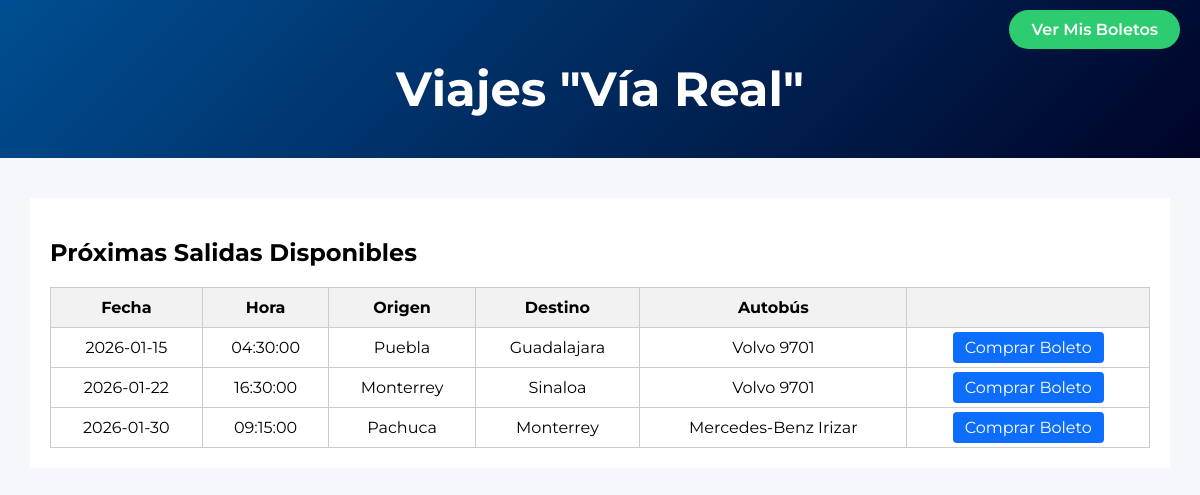
The page /Via-real/index.php on the database its author committed.
### tables this page shows
CREATE TABLE `Viaje` (
  `id_viaje` int(11) NOT NULL,
  `Origen` varchar(100) NOT NULL,
  `Destino` varchar(100) NOT NULL,
  `FechaSalida` date NOT NULL,
  `HoraSalida` time NOT NULL,
  `Conductor_INE` varchar(18) NOT NULL,
  `Autobus_Placa` varchar(10) NOT NULL
);

CREATE TABLE `Autobus` (
  `Placa` varchar(10) NOT NULL,
  `Modelo` varchar(50) DEFAULT NULL,
  `Capacidad` tinyint(3) UNSIGNED NOT NULL
);

### Via-real/index.php (the view, shortened to what this page needs)
<?php
require 'conexion.php';
$proximos_viajes = [];
try {
    $sql_proximos = "SELECT V.*, A.Modelo
                     FROM Viaje V
                     JOIN Autobus A ON V.Autobus_Placa = A.Placa
                     WHERE V.FechaSalida >= CURDATE()
                     ORDER BY V.FechaSalida ASC, V.HoraSalida ASC
                     LIMIT 50";
    if (class_exists('R')) {
        $proximos_viajes = R::getAll($sql_proximos);
    } else {
        $stmt = $conexion->query($sql_proximos);
        $proximos_viajes = $stmt->fetchAll(PDO::FETCH_ASSOC);
    }
} catch(Exception $e) {}
?>
<!DOCTYPE html>
<html lang="es">
<head>
</head>
<body>
    <header class="header-titulo">
        <div class="header-actions">
            <a href="misBoletos.php" class="btn-mis-boletos">Ver Mis Boletos</a>
        </div>
        <div class="contenido-header">
            <h1>Viajes "Vía Real"</h1>
        </div>
    </header>
    <div class="container">
        <h2>Próximas Salidas Disponibles</h2>
        <?php if (!empty($proximos_viajes)): ?>
            <table>
                <thead>
                    <tr>
                        <th>Fecha</th>
                        <th>Hora</th>
                        <th>Origen</th>
                        <th>Destino</th>
                        <th>Autobús</th>
                        <th></th>
                    </tr>
                </thead>
                <tbody>
                    <?php foreach ($proximos_viajes as $v): ?>
                        <tr>
                            <td><?= htmlspecialchars($v['FechaSalida']) ?></td>
                            <td><?= htmlspecialchars($v['HoraSalida']) ?></td>
                            <td><?= htmlspecialchars($v['Origen']) ?></td>
                            <td><?= htmlspecialchars($v['Destino']) ?></td>
                            <td><?= htmlspecialchars($v['Modelo']) ?></td>
                            <td>
                                <a href="asientos.php?id_viaje=<?= $v['id_viaje'] ?>" class="btn">
                                    Comprar Boleto
                                </a>
                            </td>
                        </tr>
                    <?php endforeach; ?>
                </tbody>
            </table>
        <?php else: ?>
            <p style="text-align:center;">No hay viajes programados.</p>
        <?php endif; ?>
    </div>
</body>
</html>

### Via-real/index.php (style rules this page uses)
body { margin: 0; font-family: 'Montserrat', sans-serif; background-color: #f5f7fa; }
.header-titulo { position: relative; text-align: center; padding: 60px 20px 40px; background: linear-gradient(135deg, #004e92, #000428); color: white; }
.contenido-header h1 { margin: 0; font-size: 3rem; font-weight: 700; }
.header-actions { position: absolute; top: 20px; right: 20px; }
.btn-mis-boletos { background-color: #2ecc71; color: white; padding: 10px 22px; border-radius: 50px; text-decoration: none; font-weight: 600; }
.container { max-width: 1100px; margin: 40px auto; padding: 20px; background: white; }
table { width: 100%; border-collapse: collapse; }
th, td { padding: 10px; border: 1px solid #ccc; text-align: center; }
th { background-color: #f2f2f2; }
.btn { padding: 6px 12px; background-color: #0d6efd; color: white; text-decoration: none; border-radius: 4px; }

### rows shown on the page
viaje: FechaSalida "2026-01-15", HoraSalida "04:30:00", Origen "Puebla", Destino "Guadalajara", Autobus_Placa.Modelo "Volvo 9701"
viaje: FechaSalida "2026-01-22", HoraSalida "16:30:00", Origen "Monterrey", Destino "Sinaloa", Autobus_Placa.Modelo "Volvo 9701"
viaje: FechaSalida "2026-01-30", HoraSalida "09:15:00", Origen "Pachuca", Destino "Monterrey", Autobus_Placa.Modelo "Mercedes-Benz Irizar"
